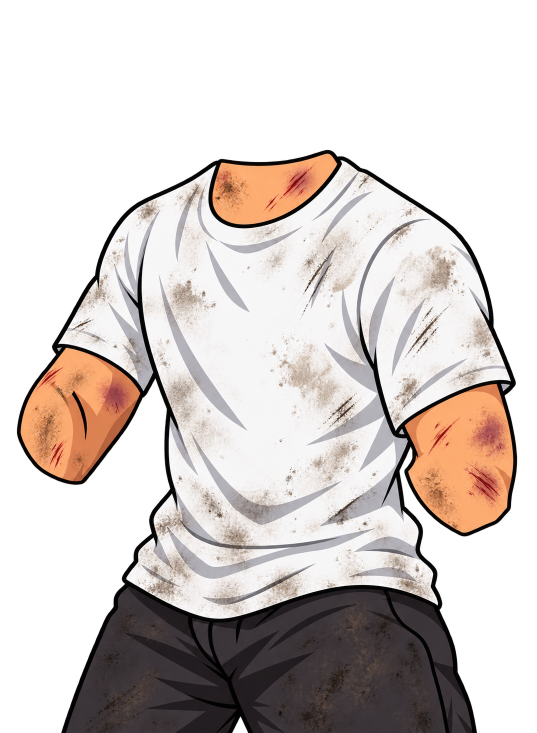
#> input picture tools/boss/raw/datsik-beaten/body.png, 1073 x 1466 px, found by its file name (shown at 1/2 size)
$ python merge-body.py
#> lines starting #> are read from the running program, lines starting #| are printed output that depends on the picture; after the words box and inside, x2 and y2 are one past the last pixel; in counts of white or black regions, pixels touching at a corner belong together
"""
The artist's whole body (tools/rig/source/v2/body.png: the torso with both arms and the resting hand, legs.png: the legs
with the shorts — both on the 2000×2800 rig canvas) → the rig's parts, so the clothes, the editor and the skin tones
keep working: torso.png = the legs under the body, armUL / foreL / armUR / foreR = the body cut by the old pieces'
shapes (pieces-old/). The arms no longer bend, so the pieces join without seams. Run build-rig.py and build-look.py after.
"""
import os
import numpy as np
from PIL import Image
import cv2

S = os.path.join(os.path.dirname(os.path.abspath(__file__)), "source", "v2")

def clean(im):
    a = np.array(im)
#> a is the input picture: shape (1466, 1073, 4); mean R, G, B, A 94.4, 86.4, 82.8, 136
    al = a[..., 3]
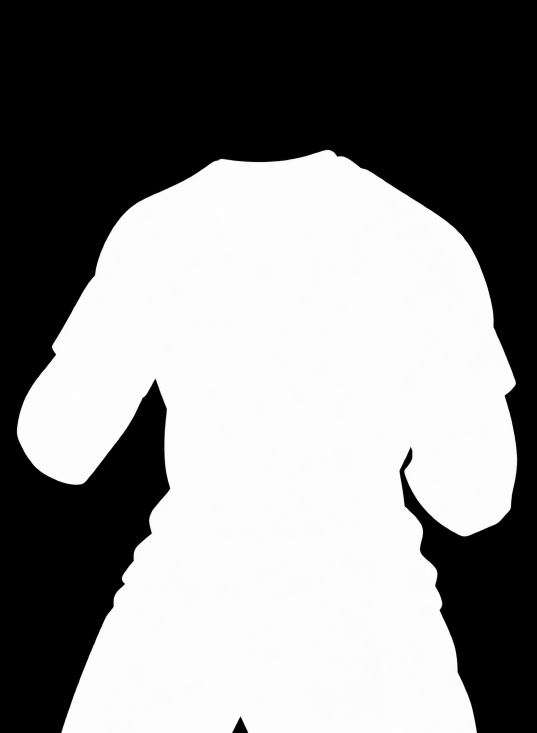
#> al: shape (1466, 1073) (shown at 1/2 size); min 0, max 255, mean 136
    al[al < 40] = 0
#> al: shape (1466, 1073); 0.59% of pixels changed, all inside (x1, y1, x2, y2) = (0, 19, 1059, 1466)
    n, lab, st, _ = cv2.connectedComponentsWithStats((al > 0).astype(np.uint8))
#> lab: shape (1466, 1073) int32; values 0 (black) and 1 (white), 53.9% white; 2 black regions, box (x1, y1, x2, y2) and area: (0, 0, 1073, 1466) 724474, (465, 1435, 496, 1466) 505
#> n = 2; st = [[0, 0, 1073, 1466, 724979], [33, 299, 1002, 1167, 848039]]
    for i in range(1, n):
        if st[i][4] < 400: al[lab == i] = 0
    a[..., 3] = al
    return Image.fromarray(a)

body = clean(Image.open(os.path.join(S, "body.png")).convert("RGBA"))
legs = clean(Image.open(os.path.join(S, "legs.png")).convert("RGBA"))
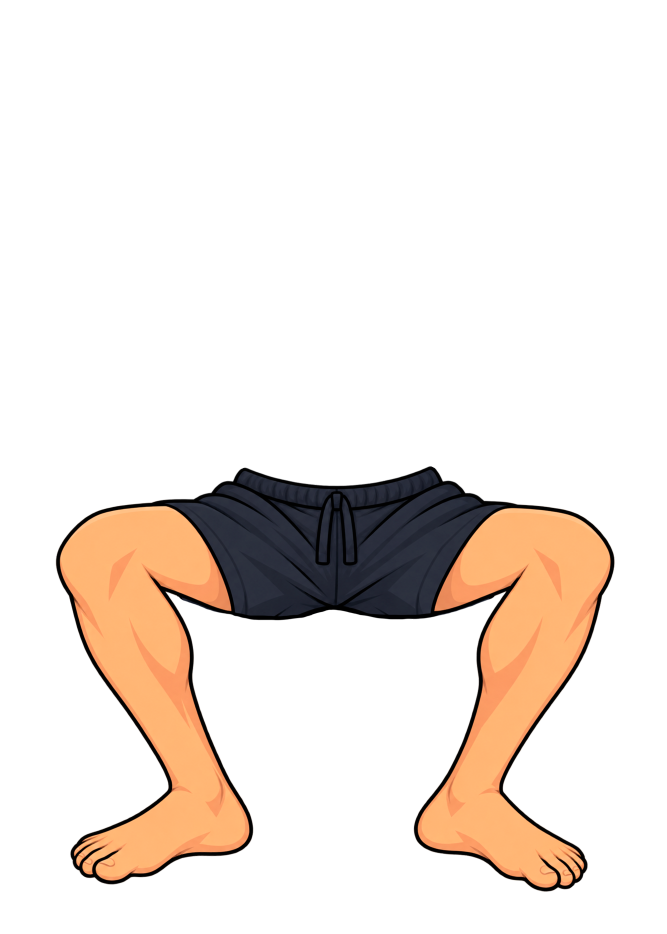
#> input picture tools/rig/source/v2/legs.png, 2000 x 2800 px (shown at 1/3 size)
#> in clean, a is the input picture: shape (2800, 2000, 4); mean R, G, B, A 238.1, 229.2, 222.5, 46.9
#> in clean (call 2), `al = a[..., 3]`:
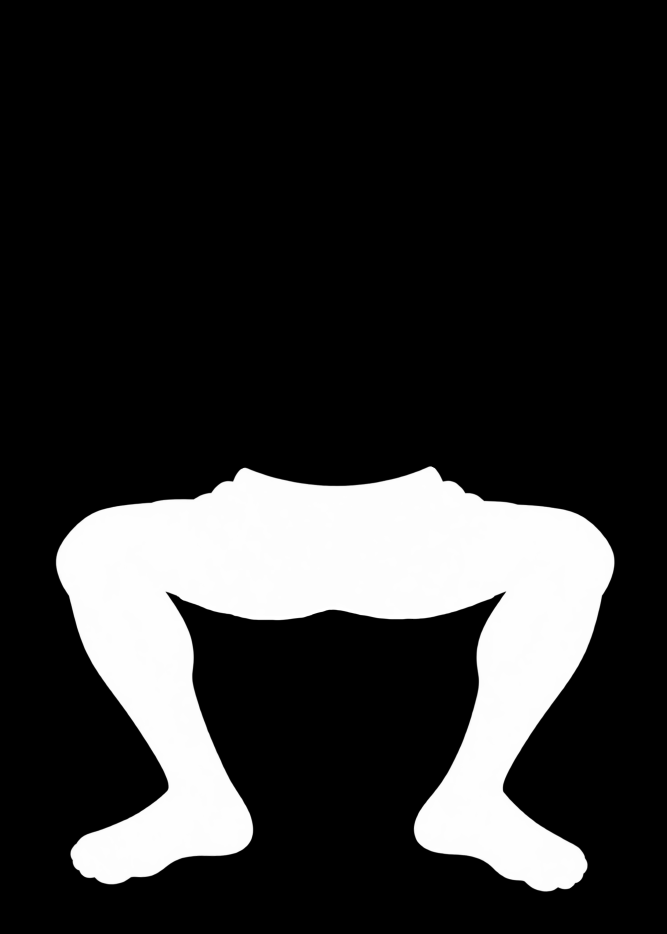
#> al: shape (2800, 2000) (shown at 1/3 size); min 0, max 255, mean 46.9
#> in clean (call 2), `al[al < 40] = 0`: al: shape (2800, 2000); 0.21% of pixels changed, all inside (x1, y1, x2, y2) = (164, 1397, 1847, 2677)
#> in clean (call 2), `n, lab, st, _ = cv2.connectedComponentsWithStats((al > 0).astype(np.ui..`: lab: shape (2800, 2000) int32; values 0 (black) and 1 (white), 18.6% white; 1 white region, box (x1, y1, x2, y2) and area: (167, 1398, 1844, 2675) 1043854
#> in clean (call 2), `n, lab, st, _ = cv2.connectedComponentsWithStats((al > 0).astype(np.ui..`: st = [[0, 0, 2000, 2800, 4556146], [167, 1398, 1677, 1277, 1043854]]
torso = legs.copy(); torso.alpha_composite(body)
#> after `torso.alpha_composite(body)`:
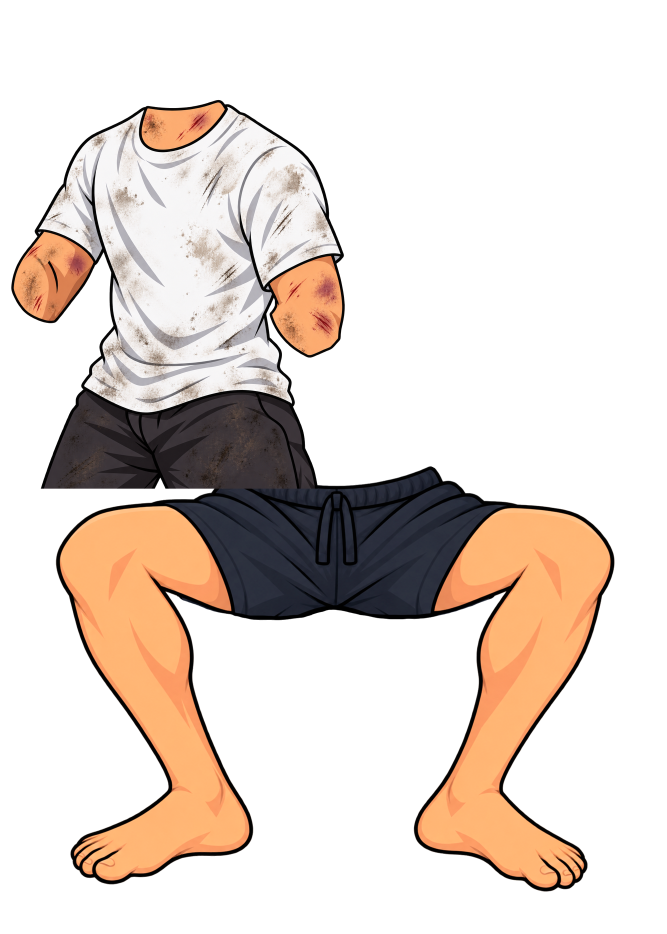
#> torso: PIL image 2000x2800 RGBA (shown at 1/3 size); mean R, G, B, A 226.3, 215.2, 207.5, 84.7; transparent parts drawn white
torso.save(os.path.join(S, "torso.png"))
B = np.array(body)
for p in ["armUL", "foreL", "armUR", "foreR"]:
#> (the run stopped early here; a loop or call above may not have finished)
